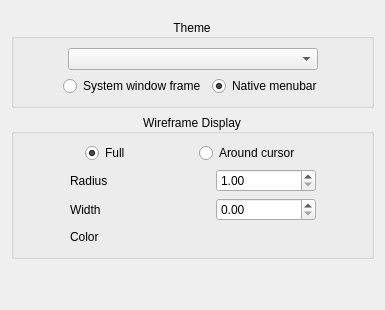
        <widget class="QWidget" name="tab_6">
         <attribute name="title">
          <string>Appearence</string>
         </attribute>
         <layout class="QVBoxLayout" name="verticalLayout_22">
          <item>
           <layout class="QVBoxLayout" name="verticalLayout_23">
            <property name="topMargin">
             <number>8</number>
            </property>
            <item>
             <widget class="QGroupBox" name="theme_box_2">
              <property name="title">
               <string>Theme</string>
              </property>
              <property name="alignment">
               <set>Qt::AlignCenter</set>
              </property>
              <layout class="QVBoxLayout" name="verticalLayout_2">
               <item>
                <layout class="QHBoxLayout" name="horizontalLayout_43">
                 <item>
                  <spacer name="horizontalSpacer_18">
                   <property name="orientation">
                    <enum>Qt::Horizontal</enum>
                   </property>
                   <property name="sizeHint" stdset="0">
                    <size>
                     <width>40</width>
                     <height>20</height>
                    </size>
                   </property>
                  </spacer>
                 </item>
                 <item>
                  <widget class="QComboBox" name="_theme">
                   <property name="sizePolicy">
                    <sizepolicy hsizetype="Expanding" vsizetype="Fixed">
                     <horstretch>0</horstretch>
                     <verstretch>0</verstretch>
                    </sizepolicy>
                   </property>
                   <property name="minimumSize">
                    <size>
                     <width>250</width>
                     <height>0</height>
                    </size>
                   </property>
                   <property name="sizeAdjustPolicy">
                    <enum>QComboBox::AdjustToContentsOnFirstShow</enum>
                   </property>
                  </widget>
                 </item>
                 <item>
                  <spacer name="horizontalSpacer_19">
                   <property name="orientation">
                    <enum>Qt::Horizontal</enum>
                   </property>
                   <property name="sizeHint" stdset="0">
                    <size>
                     <width>40</width>
                     <height>20</height>
                    </size>
                   </property>
                  </spacer>
                 </item>
                </layout>
               </item>
               <item>
                <layout class="QHBoxLayout" name="horizontalLayout_3">
                 <item>
                  <spacer name="horizontalSpacer_16">
                   <property name="orientation">
                    <enum>Qt::Horizontal</enum>
                   </property>
                   <property name="sizeHint" stdset="0">
                    <size>
                     <width>40</width>
                     <height>20</height>
                    </size>
                   </property>
                  </spacer>
                 </item>
                 <item>
                  <widget class="QRadioButton" name="_systemWindowFrame">
                   <property name="toolTip">
                    <string>Turns on default system window frame instead of Noggit's styled one. Requires restart.</string>
                   </property>
                   <property name="text">
                    <string>System window frame</string>
                   </property>
                   <property name="checked">
                    <bool>false</bool>
                   </property>
                   <property name="autoExclusive">
                    <bool>false</bool>
                   </property>
                  </widget>
                 </item>
                 <item>
                  <widget class="QRadioButton" name="_nativeMenubar">
                   <property name="toolTip">
                    <string>Moves top menu to system's dedicated space for application menus. Supported by Mac OS and some other platforms. Requires restart.</string>
                   </property>
                   <property name="text">
                    <string>Native menubar</string>
                   </property>
                   <property name="checked">
                    <bool>true</bool>
                   </property>
                   <property name="autoExclusive">
                    <bool>false</bool>
                   </property>
                  </widget>
                 </item>
                 <item>
                  <spacer name="horizontalSpacer_17">
                   <property name="orientation">
                    <enum>Qt::Horizontal</enum>
                   </property>
                   <property name="sizeHint" stdset="0">
                    <size>
                     <width>40</width>
                     <height>20</height>
                    </size>
                   </property>
                  </spacer>
                 </item>
                </layout>
               </item>
              </layout>
             </widget>
            </item>
            <item>
             <layout class="QVBoxLayout" name="verticalLayout_24">
              <item>
               <widget class="QGroupBox" name="groupBox_6">
                <property name="title">
                 <string>Wireframe Display</string>
                </property>
                <property name="alignment">
                 <set>Qt::AlignCenter</set>
                </property>
                <layout class="QHBoxLayout" name="horizontalLayout_44">
                 <item>
                  <layout class="QVBoxLayout" name="verticalLayout_25">
                   <item>
                    <layout class="QHBoxLayout" name="horizontalLayout_45">
                     <item>
                      <spacer name="horizontalSpacer_29">
                       <property name="orientation">
                        <enum>Qt::Horizontal</enum>
                       </property>
                       <property name="sizeHint" stdset="0">
                        <size>
                         <width>40</width>
                         <height>20</height>
                        </size>
                       </property>
                      </spacer>
                     </item>
                     <item>
                      <widget class="QRadioButton" name="radio_wire_full">
                       <property name="text">
                        <string>Full</string>
                       </property>
                       <property name="checked">
                        <bool>true</bool>
                       </property>
                       <property name="autoExclusive">
                        <bool>true</bool>
                       </property>
                       <attribute name="buttonGroup">
                        <string notr="true">_wireframe_type_group</string>
                       </attribute>
                      </widget>
                     </item>
                     <item>
                      <spacer name="horizontalSpacer_30">
                       <property name="orientation">
                        <enum>Qt::Horizontal</enum>
                       </property>
                       <property name="sizeHint" stdset="0">
                        <size>
                         <width>40</width>
                         <height>20</height>
                        </size>
                       </property>
                      </spacer>
                     </item>
                     <item>
                      <widget class="QRadioButton" name="radio_wire_cursor">
                       <property name="enabled">
                        <bool>true</bool>
                       </property>
                       <property name="text">
                        <string>Around cursor</string>
                       </property>
                       <property name="autoExclusive">
                        <bool>true</bool>
                       </property>
                       <attribute name="buttonGroup">
                        <string notr="true">_wireframe_type_group</string>
                       </attribute>
                      </widget>
                     </item>
                     <item>
                      <spacer name="horizontalSpacer_31">
                       <property name="orientation">
                        <enum>Qt::Horizontal</enum>
                       </property>
                       <property name="sizeHint" stdset="0">
                        <size>
                         <width>40</width>
                         <height>20</height>
                        </size>
                       </property>
                      </spacer>
                     </item>
                    </layout>
                   </item>
                   <item>
                    <layout class="QHBoxLayout" name="horizontalLayout_46">
                     <item>
                      <spacer name="horizontalSpacer_32">
                       <property name="orientation">
                        <enum>Qt::Horizontal</enum>
                       </property>
                       <property name="sizeHint" stdset="0">
                        <size>
                         <width>40</width>
                         <height>20</height>
                        </size>
                       </property>
                      </spacer>
                     </item>
                     <item>
                      <widget class="QLabel" name="label_29">
                       <property name="minimumSize">
                        <size>
                         <width>140</width>
                         <height>0</height>
                        </size>
                       </property>
                       <property name="text">
                        <string>Radius</string>
                       </property>
                      </widget>
                     </item>
                     <item>
                      <widget class="QDoubleSpinBox" name="_wireframe_radius">
                       <property name="minimumSize">
                        <size>
                         <width>100</width>
                         <height>0</height>
                        </size>
                       </property>
                       <property name="toolTip">
                        <string>real radius = cursor radius * wireframe radius</string>
                       </property>
                       <property name="minimum">
                        <double>1.000000000000000</double>
                       </property>
                       <property name="maximum">
                        <double>100.000000000000000</double>
                       </property>
                      </widget>
                     </item>
                     <item>
                      <spacer name="horizontalSpacer_33">
                       <property name="orientation">
                        <enum>Qt::Horizontal</enum>
                       </property>
                       <property name="sizeHint" stdset="0">
                        <size>
                         <width>40</width>
                         <height>20</height>
                        </size>
                       </property>
                      </spacer>
                     </item>
                    </layout>
                   </item>
                   <item>
                    <layout class="QHBoxLayout" name="horizontalLayout_47">
                     <item>
                      <spacer name="horizontalSpacer_34">
                       <property name="orientation">
                        <enum>Qt::Horizontal</enum>
                       </property>
                       <property name="sizeHint" stdset="0">
                        <size>
                         <width>40</width>
                         <height>20</height>
                        </size>
                       </property>
                      </spacer>
                     </item>
                     <item>
                      <widget class="QLabel" name="label_30">
                       <property name="minimumSize">
                        <size>
                         <width>140</width>
                         <height>0</height>
                        </size>
                       </property>
                       <property name="text">
                        <string>Width</string>
                       </property>
                      </widget>
                     </item>
                     <item>
                      <widget class="QDoubleSpinBox" name="_wireframe_width">
                       <property name="minimumSize">
                        <size>
                         <width>100</width>
                         <height>0</height>
                        </size>
                       </property>
                       <property name="maximum">
                        <double>10.000000000000000</double>
                       </property>
                       <property name="singleStep">
                        <double>0.100000000000000</double>
                       </property>
                      </widget>
                     </item>
                     <item>
                      <spacer name="horizontalSpacer_35">
                       <property name="orientation">
                        <enum>Qt::Horizontal</enum>
                       </property>
                       <property name="sizeHint" stdset="0">
                        <size>
                         <width>40</width>
                         <height>20</height>
                        </size>
                       </property>
                      </spacer>
                     </item>
                    </layout>
                   </item>
                   <item>
                    <layout class="QHBoxLayout" name="horizontalLayout_48">
                     <item>
                      <spacer name="horizontalSpacer_36">
                       <property name="orientation">
                        <enum>Qt::Horizontal</enum>
                       </property>
                       <property name="sizeHint" stdset="0">
                        <size>
                         <width>40</width>
                         <height>20</height>
                        </size>
                       </property>
                      </spacer>
                     </item>
                     <item>
                      <widget class="QLabel" name="label_31">
                       <property name="minimumSize">
                        <size>
                         <width>140</width>
                         <height>0</height>
                        </size>
                       </property>
                       <property name="text">
                        <string>Color</string>
                       </property>
                      </widget>
                     </item>
                     <item>
                      <widget class="color_widgets::ColorSelector" name="_wireframe_color" native="true">
                       <property name="minimumSize">
                        <size>
                         <width>100</width>
                         <height>0</height>
                        </size>
                       </property>
                      </widget>
                     </item>
                     <item>
                      <spacer name="horizontalSpacer_37">
                       <property name="orientation">
                        <enum>Qt::Horizontal</enum>
                       </property>
                       <property name="sizeHint" stdset="0">
                        <size>
                         <width>40</width>
                         <height>20</height>
                        </size>
                       </property>
                      </spacer>
                     </item>
                    </layout>
                   </item>
                  </layout>
                 </item>
                </layout>
               </widget>
              </item>
              <item>
               <spacer name="verticalSpacer_6">
                <property name="orientation">
                 <enum>Qt::Vertical</enum>
                </property>
                <property name="sizeHint" stdset="0">
                 <size>
                  <width>20</width>
                  <height>40</height>
                 </size>
                </property>
               </spacer>
              </item>
             </layout>
            </item>
           </layout>
          </item>
         </layout>
        </widget>
